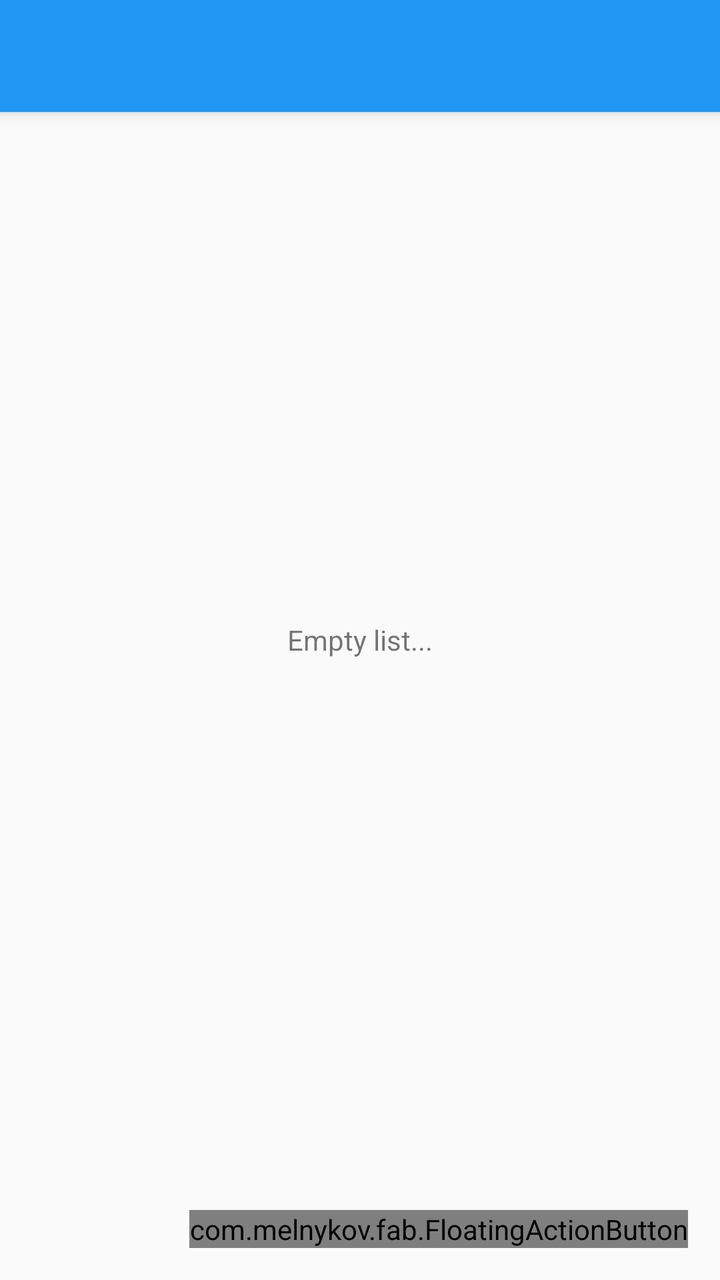
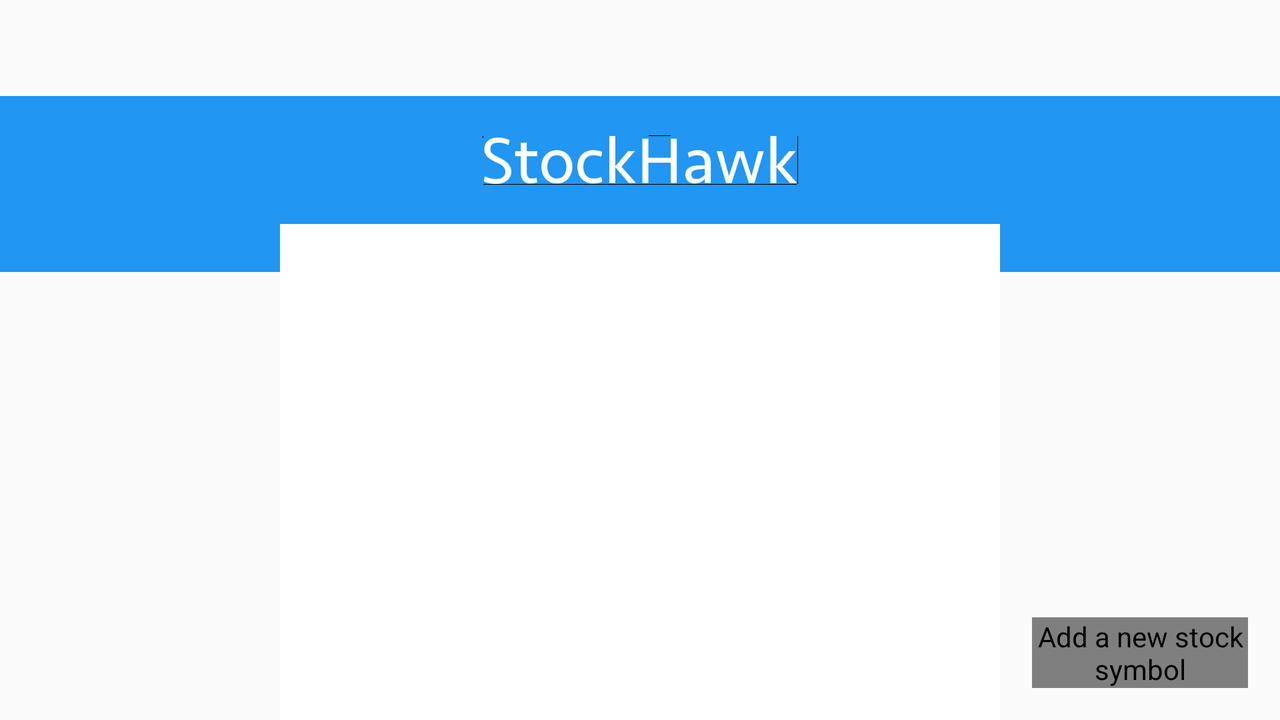

One screen, two layout resources from the same app: the default and the author's alternative for another configuration. Each is rendered where Android would select it; the XML of both is given below.
<!-- AndroidManifest.xml: application theme AppTheme -->
<!-- res/layout/activity_my_stocks.xml -->
<?xml version="1.0" encoding="utf-8"?>
<android.support.design.widget.CoordinatorLayout
    xmlns:android="http://schemas.android.com/apk/res/android"
    xmlns:app="http://schemas.android.com/apk/res-auto"
    android:id="@+id/coordinator_layout"
    android:layout_width="match_parent"
    android:layout_height="match_parent">

    <android.support.design.widget.AppBarLayout
        android:id="@+id/appbar"
        android:layout_width="match_parent"
        android:layout_height="wrap_content"
        android:theme="@style/ThemeOverlay.AppCompat.Dark.ActionBar">

        <android.support.v7.widget.Toolbar
            android:id="@+id/toolbar"
            android:layout_width="match_parent"
            android:layout_height="wrap_content"
            android:theme="@style/ThemeOverlay.AppCompat.Dark.ActionBar"/>

    </android.support.design.widget.AppBarLayout>

    <android.support.v7.widget.RecyclerView
        android:id="@+id/recycler_view"
        android:layout_width="match_parent"
        android:layout_height="match_parent"
        app:layout_behavior="@string/appbar_scrolling_view_behavior"/>

    <TextView
        android:id="@+id/empty_recycler_view_msg"
        android:layout_width="match_parent"
        android:layout_height="match_parent"
        app:layout_anchor="@+id/recycler_view"
        app:layout_anchorGravity="fill"
        android:gravity="center_horizontal|center_vertical"
        android:text="@string/empty_recycler_view"
        android:padding="@dimen/activity_horizontal_margin"/>

    <com.melnykov.fab.FloatingActionButton
        xmlns:fab="http://schemas.android.com/apk/res-auto"
        android:id="@+id/fab"
        android:layout_width="wrap_content"
        android:layout_height="wrap_content"
        android:layout_gravity="bottom|end"
        android:layout_margin="16dp"
        android:src="@drawable/ic_add_white_24dp"
        fab:fab_colorNormal="@color/material_blue_500"
        fab:fab_colorPressed="@color/material_blue_700"
        fab:fab_shadow="true"
        fab:fab_type="normal"
        fab:layout_anchorGravity="bottom|end" />

</android.support.design.widget.CoordinatorLayout>
<!-- resources referenced by this layout -->
<resources>
  <color name="material_blue_500">#2196F3</color>
  <color name="material_blue_700">#1976D2</color>
  <dimen name="activity_horizontal_margin">16dp</dimen>
  <string name="empty_recycler_view">Empty list...</string>
  <style name="AppTheme" parent="@style/Theme.AppCompat.Light.NoActionBar">
          <item name="colorPrimary">@color/material_blue_500</item>
          <item name="colorPrimaryDark">@color/material_blue_700</item>
          <item name="colorAccent">@color/material_green_700</item>
      </style>
  <color name="material_green_700">#00C853</color>
</resources>
<!-- res/layout-land/activity_my_stocks.xml (the author's variant of the layout above) -->
<!-- drawn on the phone turned sideways -->
<?xml version="1.0" encoding="utf-8"?>
<RelativeLayout
    xmlns:android="http://schemas.android.com/apk/res/android"
    xmlns:app="http://schemas.android.com/apk/res-auto"
    android:layoutDirection="locale"
    android:layout_width="match_parent"
    android:layout_height="match_parent">

    <android.support.v7.widget.Toolbar
        android:id="@+id/toolbar"
        android:layout_alignParentTop="true"
        android:layout_height="?attr/actionBarSize"
        android:layout_width="match_parent"
        app:theme="@style/ThemeOverlay.AppCompat.Dark.ActionBar"/>

    <ImageView
        android:id="@+id/logo_imageview"
        android:layout_width="match_parent"
        android:layout_height="?attr/listPreferredItemHeight"
        android:layout_below="@id/toolbar"
        android:scaleType="center"
        android:src="@drawable/ic_logo"
        android:background="@color/material_blue_500"
        android:contentDescription="@string/app_name"/>

    <View
        android:background="@color/material_blue_500"
        android:layout_below="@id/logo_imageview"
        android:layout_width="match_parent"
        android:layout_height="24dp"/>

    <LinearLayout
        android:id="@+id/detail_linear_layout"
        android:background="@android:color/white"
        android:elevation="@dimen/appbar_elevation"
        android:layout_below="@id/logo_imageview"
        android:layout_centerHorizontal="true"
        android:layout_height="match_parent"
        android:layout_width="360dp"
        android:orientation="vertical">

    <android.support.v7.widget.RecyclerView
        android:id="@+id/recycler_view"
        android:layout_width="match_parent"
        android:layout_height="match_parent"
        android:paddingTop="@dimen/activity_vertical_margin"
        app:layout_behavior="@string/appbar_scrolling_view_behavior"/>

    <TextView
        android:id="@+id/empty_recycler_view_msg"
        android:layout_width="match_parent"
        android:layout_height="match_parent"
        app:layout_anchor="@+id/recycler_view"
        app:layout_anchorGravity="fill"
        android:gravity="center_horizontal|center_vertical"
        android:text="@string/empty_recycler_view"
        android:padding="@dimen/activity_horizontal_margin"/>
    </LinearLayout>

    <com.melnykov.fab.FloatingActionButton
        xmlns:fab="http://schemas.android.com/apk/res-auto"
        android:id="@+id/fab"
        android:layout_width="wrap_content"
        android:layout_height="wrap_content"
        android:layout_gravity="bottom|end"
        android:layout_margin="16dp"
        android:src="@drawable/ic_add_white_24dp"
        android:contentDescription="@string/fab_button_content_description"
        fab:fab_colorNormal="@color/material_blue_500"
        fab:fab_colorPressed="@color/material_blue_700"
        fab:fab_shadow="true"
        fab:fab_type="normal"
        fab:layout_anchorGravity="bottom|end"
        android:layout_alignBottom="@id/detail_linear_layout"
        android:layout_toRightOf="@+id/detail_linear_layout"/>
</RelativeLayout>
<!-- resources referenced by the variant -->
<!-- as the phone turned sideways resolves them -->
<resources>
  <color name="material_blue_500">#2196F3</color>
  <color name="material_blue_700">#1976D2</color>
  <dimen name="activity_horizontal_margin">16dp</dimen>
  <dimen name="activity_vertical_margin">16dp</dimen>
  <!-- drawable ic_logo: vector/xml drawable (drawable, 2161 chars, omitted) -->
  <string name="app_name">Stock Hawk</string>
  <string name="empty_recycler_view">Empty list...</string>
  <string name="fab_button_content_description">Add a new stock symbol</string>
  <style name="AppTheme" parent="@style/Theme.AppCompat.Light.NoActionBar">
          <item name="colorPrimary">@color/material_blue_500</item>
          <item name="colorPrimaryDark">@color/material_blue_700</item>
          <item name="colorAccent">@color/material_green_700</item>
      </style>
  <color name="material_green_700">#00C853</color>
</resources>
